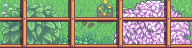

A level layout from a 2D game, rendered from its tile map. Below: a short description, then the map file with its tile-grid data intact:
An orthogonal 12x3 tile map with 16x16 px tiles, 2 tile layers (Back, Buildings).

<map version="1.2" tiledversion="1.3.1" orientation="orthogonal" renderorder="right-down" compressionlevel="0" width="12" height="3" tilewidth="16" tileheight="16" infinite="0" nextlayerid="7" nextobjectid="15">
 <properties>
  <property name="DayTiles_asdf" value="Buildings 3 1 15 Buildings 3 2 27 Back 3 4 51 Back 3 5 63" />
  <property name="NightTiles_asdf" value="Buildings 3 1 144 Buildings 3 2 156 Back 3 4 53 Back 3 5 65" />
  <property name="ViewportFollowPlayer" type="bool" value="true" />
  <property name="Warp" value="12 21 Farm 64 15" />
  <property name="asdf" type="bool" value="false" />
 </properties>
 <tileset firstgid="1" name="seasonalGreenhouse" tilewidth="16" tileheight="16" tilecount="168" columns="12">
  <image source="seasonalGreenroom.png" width="192" height="224" />
 </tileset>
 <layer id="1" name="Back" width="12" height="3">
  <data encoding="csv">
25,26,27,28,29,30,31,32,33,34,35,36,
37,38,39,40,41,42,43,44,45,46,47,48,
49,50,51,52,53,54,55,56,57,58,59,60
</data>
 </layer>
 <layer id="2" name="Buildings" width="12" height="3">
  <data encoding="csv">
0,3,0,0,3,0,0,3,0,0,3,0,
1,2,1,1,2,1,1,2,1,1,2,1,
13,14,13,13,14,13,13,14,13,13,14,13
</data>
 </layer>
 <objectgroup id="4" name="Back" />
 <objectgroup id="5" name="Buildings" />
</map>